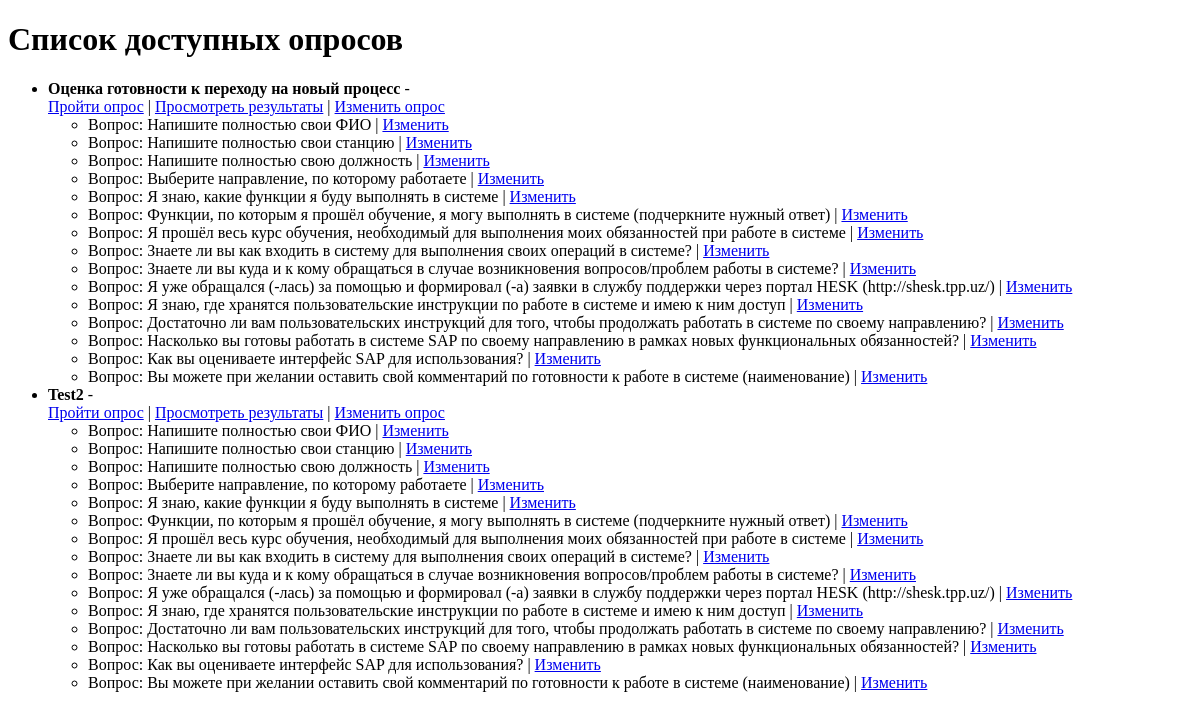
/surveys/ (signed in), run on an earlier commit of the app's database.
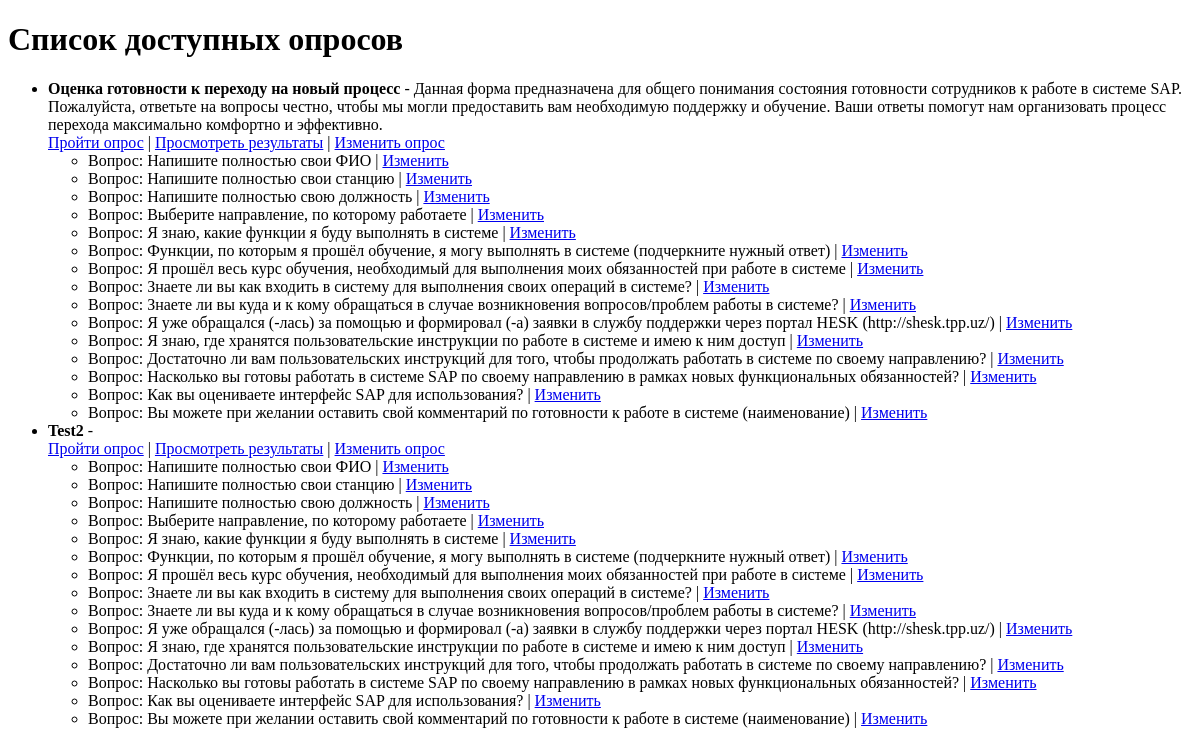
And on a later commit of the database.
### survey/models.py (models this page shows, shortened)
class Survey(models.Model):
    title = models.CharField(max_length=255)
    description = models.TextField(blank=True, null=True)
    created_at = models.DateTimeField(auto_now_add=True)
    def get_absolute_url(self):
        return reverse('survey:surveys', args=[self.id])
    def get_results_url(self):
        return reverse('survey:survey_results', args=[self.id])
    def edit_absolute_url(self):
        return reverse('survey:edit_survey', args=[self.id])

class Question(models.Model):
    QUESTION_TYPES = [
        ('text', 'Текстовый ответ'),
        ('textarea', 'Расширенный ответ'),
        ('radio', 'Один вариант ответа'),
        ('checkbox', 'Множественный выбор'),
        ('select', 'Выпадающий список'),
        ('combo', 'Комбинированный (Да/Нет + Текст)')
    ]
    survey = models.ForeignKey(Survey, related_name='questions', on_delete=models.CASCADE)
    text = models.CharField(max_length=255)
    question_type = models.CharField(max_length=50, choices=QUESTION_TYPES)
    required = models.BooleanField(default=True)
    is_unique = models.BooleanField(default=False)
    def get_absolute_url(self):
        return reverse('survey:edit_question', args=[self.id])

### survey/views.py (the view)
# urls.py: path('surveys/', views.survey_list_view, name='survey_list'),
@login_required
def survey_list_view(request):
    surveys = Survey.objects.all()
    questions  = Question.objects.all()
    return render(request, 'survey_list.html', {'surveys': surveys, 'questions': questions})

### survey/templates/survey_list.html (shortened to what this page needs)
<!DOCTYPE html>
<html lang="en">
<head>
</head>
<body>
    <h1>Список доступных опросов</h1>
    <ul>
        {% for survey in surveys %}
        <li>
            <strong>{{ survey.title }}</strong> - {{ survey.description }} <br>
            <a href="{{ survey.get_absolute_url }}">Пройти опрос</a> |
            <a href="{{ survey.get_results_url }}">Просмотреть результаты</a> |
            <a href="{{ survey.edit_absolute_url }}">Изменить опрос</a>
            <ul>
                {% for question in questions %}
                    <li>
                        Вопрос: {{ question.text }} |
                        <a href="{{ question.get_absolute_url }}">Изменить</a>
                    </li>
                {% endfor %}
            </ul>
        </li>
        {% endfor %}
    </ul>
</body>
</html>

What changed in the data, as far as the page shows it:
changed Survey "Оценка готовности к переходу на новый процесс": description (not shown) → "Данная форма предназначена для общего понимания состояния готовности сотрудников к работе в системе SAP. Пожалуйста, ответьте на вопросы честно, чтобы мы могли предоставить вам необходимую поддержку и обучение. Ваши ответы помогут нам организовать процесс перехода максимально комфортно и эффективно."
